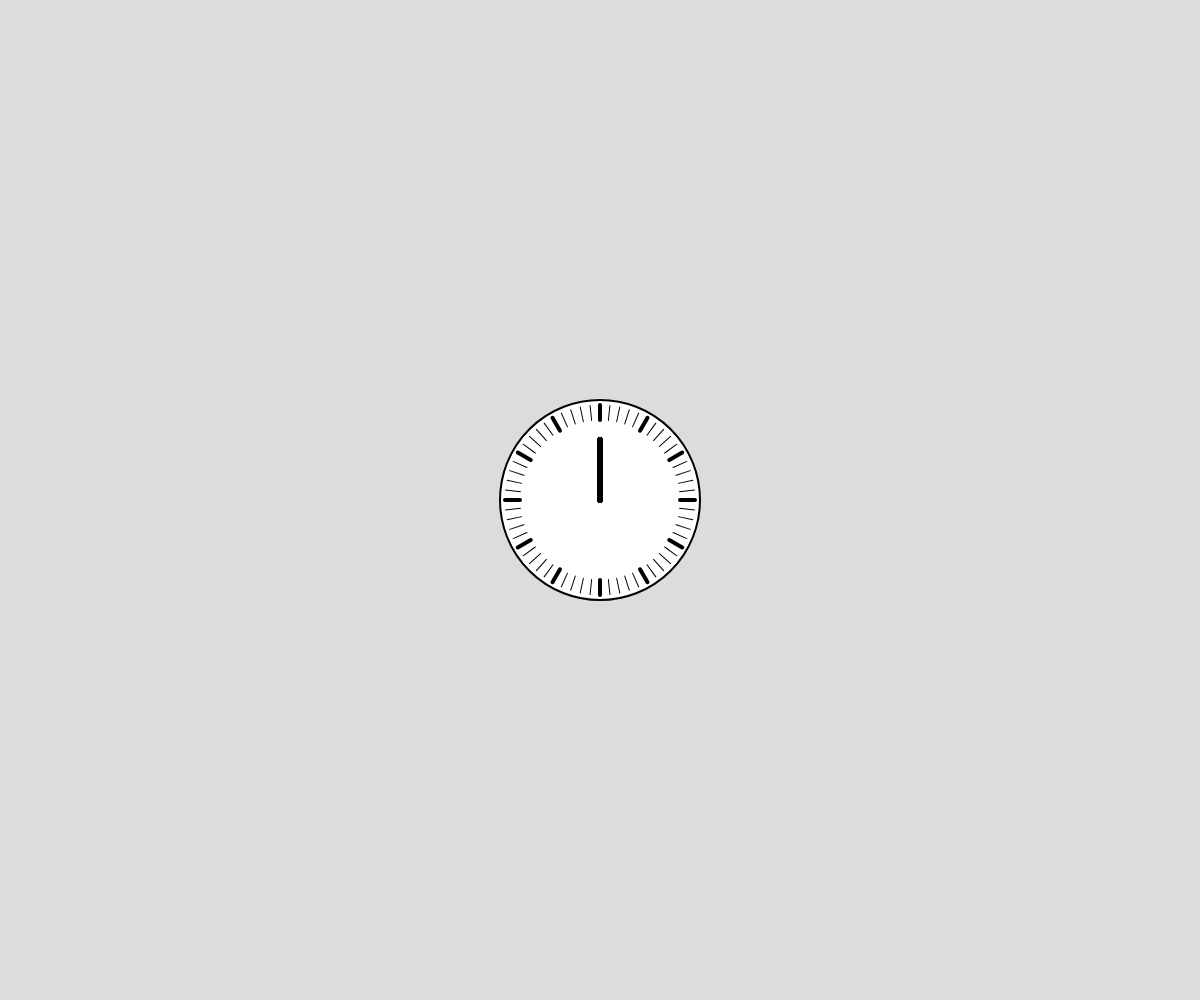
Frame 1 (no input)
Frame 60 (no input): identical to frame 1, image omitted
Frame 120 (the mouse pressed at the canvas centre since frame 60): identical to frame 1, image omitted

The p5.js sketch that drew this single still picture (run headless with seeded random() and noise() and a simulated clock; from frame 60 on, the mouse is pressed at the canvas centre):

// p5.js sketch
// ── sketch.js
// CLock Challenge
// Vlad Atamanchuk
// Oct 23, 2023
//
// Extra for Experts:
// - describe what you did to take this project "above and beyond"


function setup() {
  createCanvas(windowWidth, windowHeight);
}

function draw() {
  background(220);

  //Translate to middle of screen,
  
  translate(width/2,height/2);
  rotate();
  clock(0,0);
  
}



function clock(x,y){
  strokeWeight(2);
  circle(x,y,200);
  //Big Line

  strokeWeight(4);
  for(let i = 0; i < 12; i ++){
    rotate(radians(30));
    line(x,y-80, x, y-95);
  }
  strokeWeight(1);

  //Small Line 

  for(let i = 0; i<60; i++){
    strokeWeight(1);
    rotate(radians(6));
    line(x,y-80,x,y-95);
  }

  //Animated
  strokeWeight(5);
  for(let i = 0; i<60; i++){
    line(x,y,x,y-60);
  }
}
